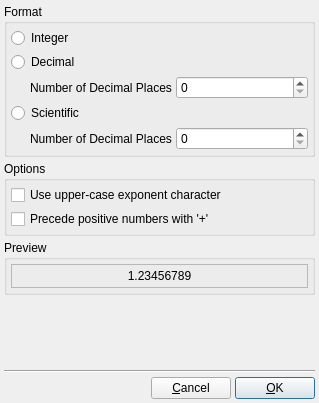
<?xml version="1.0" encoding="UTF-8"?>
<ui version="4.0">
 <class>EditNumberFormatDialog</class>
 <widget class="QDialog" name="EditNumberFormatDialog">
  <property name="windowModality">
   <enum>Qt::ApplicationModal</enum>
  </property>
  <property name="geometry">
   <rect>
    <x>0</x>
    <y>0</y>
    <width>319</width>
    <height>403</height>
   </rect>
  </property>
  <property name="windowTitle">
   <string>Edit Number Format</string>
  </property>
  <property name="windowIcon">
   <iconset resource="icons.qrc">
    <normaloff>:/uchroma/icons/uchroma.png</normaloff>:/uchroma/icons/uchroma.png</iconset>
  </property>
  <layout class="QVBoxLayout" name="verticalLayout_3">
   <property name="spacing">
    <number>4</number>
   </property>
   <property name="margin">
    <number>4</number>
   </property>
   <item>
    <widget class="QGroupBox" name="FormatGroup">
     <property name="title">
      <string>Format</string>
     </property>
     <layout class="QVBoxLayout" name="verticalLayout">
      <property name="spacing">
       <number>4</number>
      </property>
      <property name="margin">
       <number>4</number>
      </property>
      <item>
       <layout class="QGridLayout" name="gridLayout">
        <item row="2" column="0">
         <spacer name="horizontalSpacer">
          <property name="orientation">
           <enum>Qt::Horizontal</enum>
          </property>
          <property name="sizeType">
           <enum>QSizePolicy::Minimum</enum>
          </property>
          <property name="sizeHint" stdset="0">
           <size>
            <width>15</width>
            <height>20</height>
           </size>
          </property>
         </spacer>
        </item>
        <item row="0" column="0" colspan="3">
         <widget class="QRadioButton" name="IntegerFormatRadio">
          <property name="text">
           <string>Integer</string>
          </property>
         </widget>
        </item>
        <item row="1" column="0" colspan="3">
         <widget class="QRadioButton" name="DecimalFormatRadio">
          <property name="text">
           <string>Decimal</string>
          </property>
         </widget>
        </item>
        <item row="2" column="1">
         <widget class="QLabel" name="label">
          <property name="text">
           <string>Number of Decimal Places</string>
          </property>
         </widget>
        </item>
        <item row="3" column="0" colspan="3">
         <widget class="QRadioButton" name="ScientificFormatRadio">
          <property name="text">
           <string>Scientific</string>
          </property>
         </widget>
        </item>
        <item row="2" column="2">
         <widget class="QSpinBox" name="DecimalFormatDecimalsSpin">
          <property name="sizePolicy">
           <sizepolicy hsizetype="Expanding" vsizetype="Fixed">
            <horstretch>0</horstretch>
            <verstretch>0</verstretch>
           </sizepolicy>
          </property>
          <property name="singleStep">
           <number>1</number>
          </property>
          <property name="value">
           <number>0</number>
          </property>
         </widget>
        </item>
        <item row="4" column="1">
         <widget class="QLabel" name="label_2">
          <property name="text">
           <string>Number of Decimal Places</string>
          </property>
         </widget>
        </item>
        <item row="4" column="2">
         <widget class="QSpinBox" name="ScientificFormatDecimalsSpin">
          <property name="sizePolicy">
           <sizepolicy hsizetype="Expanding" vsizetype="Fixed">
            <horstretch>0</horstretch>
            <verstretch>0</verstretch>
           </sizepolicy>
          </property>
          <property name="singleStep">
           <number>1</number>
          </property>
          <property name="value">
           <number>0</number>
          </property>
         </widget>
        </item>
       </layout>
      </item>
     </layout>
    </widget>
   </item>
   <item>
    <widget class="QGroupBox" name="OptionsGroup">
     <property name="title">
      <string>Options</string>
     </property>
     <layout class="QVBoxLayout" name="verticalLayout_2">
      <property name="spacing">
       <number>4</number>
      </property>
      <property name="margin">
       <number>4</number>
      </property>
      <item>
       <widget class="QCheckBox" name="UpperCaseExponentCheck">
        <property name="text">
         <string>Use upper-case exponent character</string>
        </property>
       </widget>
      </item>
      <item>
       <widget class="QCheckBox" name="PrecedeWithPlusCheck">
        <property name="text">
         <string>Precede positive numbers with '+'</string>
        </property>
       </widget>
      </item>
     </layout>
    </widget>
   </item>
   <item>
    <widget class="QGroupBox" name="PreviewGroup">
     <property name="title">
      <string>Preview</string>
     </property>
     <layout class="QHBoxLayout" name="horizontalLayout_18">
      <property name="spacing">
       <number>4</number>
      </property>
      <property name="margin">
       <number>4</number>
      </property>
      <item>
       <widget class="QFrame" name="PreviewFrame">
        <property name="sizePolicy">
         <sizepolicy hsizetype="Expanding" vsizetype="Minimum">
          <horstretch>0</horstretch>
          <verstretch>0</verstretch>
         </sizepolicy>
        </property>
        <property name="frameShape">
         <enum>QFrame::StyledPanel</enum>
        </property>
        <property name="frameShadow">
         <enum>QFrame::Sunken</enum>
        </property>
        <layout class="QHBoxLayout" name="horizontalLayout_19">
         <property name="spacing">
          <number>4</number>
         </property>
         <property name="margin">
          <number>4</number>
         </property>
         <item>
          <widget class="QLabel" name="PreviewLabel">
           <property name="sizePolicy">
            <sizepolicy hsizetype="Preferred" vsizetype="Minimum">
             <horstretch>0</horstretch>
             <verstretch>0</verstretch>
            </sizepolicy>
           </property>
           <property name="text">
            <string>1.23456789</string>
           </property>
           <property name="alignment">
            <set>Qt::AlignCenter</set>
           </property>
          </widget>
         </item>
        </layout>
       </widget>
      </item>
     </layout>
    </widget>
   </item>
   <item>
    <spacer name="verticalSpacer">
     <property name="orientation">
      <enum>Qt::Vertical</enum>
     </property>
     <property name="sizeHint" stdset="0">
      <size>
       <width>20</width>
       <height>7</height>
      </size>
     </property>
    </spacer>
   </item>
   <item>
    <widget class="Line" name="line">
     <property name="orientation">
      <enum>Qt::Horizontal</enum>
     </property>
    </widget>
   </item>
   <item>
    <layout class="QHBoxLayout" name="horizontalLayout_7">
     <item>
      <spacer name="horizontalSpacer_4">
       <property name="orientation">
        <enum>Qt::Horizontal</enum>
       </property>
       <property name="sizeHint" stdset="0">
        <size>
         <width>40</width>
         <height>20</height>
        </size>
       </property>
      </spacer>
     </item>
     <item>
      <widget class="QPushButton" name="CancelButton">
       <property name="text">
        <string>&amp;Cancel</string>
       </property>
      </widget>
     </item>
     <item>
      <widget class="QPushButton" name="OKButton">
       <property name="text">
        <string>&amp;OK</string>
       </property>
       <property name="default">
        <bool>true</bool>
       </property>
      </widget>
     </item>
    </layout>
   </item>
  </layout>
 </widget>
 <resources>
  <include location="icons.qrc"/>
 </resources>
 <connections/>
</ui>
